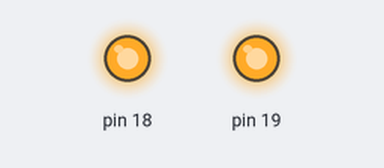
The sketch below on a simulated Arduino Uno, built with avr-gcc and run on an emulated ATmega328P. Parts: output pins drawn as LEDs (lit = HIGH).

Above: at 1.5 s.
At 3.5 s:
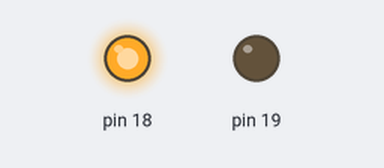
At 4.5 s:
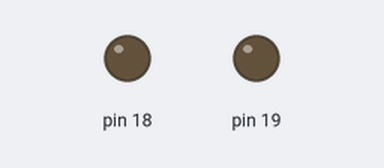
Timing chart, 0 to 6.5 s (numbered marks = the images above):
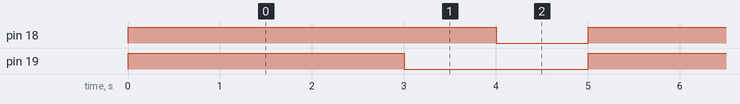

The sketch:

challenge2-avr.ino
```cpp
unsigned char led =0xff;

void setup() {
  // put your setup code here, to run once:
DDRC =0xF0;
}

void loop() {
  // put your main code here, to run repeatedly:
  PORTC =led;
  delay(1000);
  led>>=1;;
  if(led==0x0f)
  {
    PORTC=led;
    delay(1000);
    led=0xf0;
  }
}
```

Measured:
- by itself, pin 18: alternates HIGH for 4.0 s and LOW for 1.0 s
- by itself, pin 19: alternates HIGH for 3.0 s and LOW for 2.0 s
- by itself, everything shown: repeats every 5.0 s, in 3 steps
